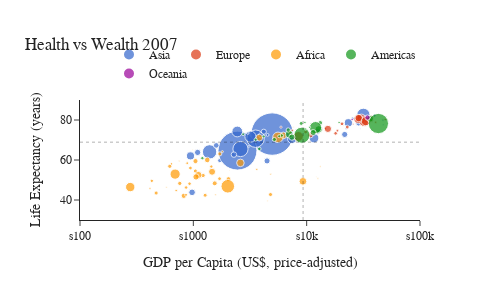

Notebook code for this chart:
### Code cell
df = px.data.gapminder().query("year == 2007")
fig = px.scatter(df, y="lifeExp", x="gdpPercap", color="continent", log_x=True, size="pop", size_max=30,
    hover_name="country", height=300, width=500, template="simple_white", 
    color_discrete_sequence=px.colors.qualitative.G10, title="Health vs Wealth 2007", 
    labels=dict(
        continent="Continent", pop="Population", 
        gdpPercap="GDP per Capita (US$, price-adjusted)", 
        lifeExp="Life Expectancy (years)"))
fig.update_layout(font_family="Rockwell", 
                  legend=dict(orientation="h", title="", y=1.1, x=1, xanchor="right", yanchor="bottom"))
fig.update_xaxes(tickprefix="s", range=[2,5], dtick=1)
fig.update_yaxes (range= [30,90])
fig.add_hline((df["lifeExp"]*df["pop"]).sum()/df["pop"].sum(), line_width=1, line_dash="dot")
fig.add_vline((df["gdpPercap"]*df["pop"]).sum()/df["pop"].sum(), line_width=1, line_dash="dot")
fig.show()
fig.write_image("gapminder_2007.svg") # static export
fig.write_html("gapminder_2007.html") # interactive export 
fig.write_ison("gapminder_2007.json") # serialized export

### Figure 1 — Plotly figure (JSON) as saved in the notebook; plotly's stock layout.template omitted (floating-point values rounded to 4 significant figures)
{"data": [{"hovertemplate": "<b>%{hovertext}</b><br><br>Continent=Asia<br>GDP per Capita (US$, price-adjusted)=%{x}<br>Life Expectancy (years)=%{y}<br>Population=%{marker.size}<extra></extra>", "hovertext": ["Afghanistan", "Bahrain", "Bangladesh", "Cambodia", "China", "Hong Kong, China", "India", "Indonesia", "Iran", "Iraq", "Israel", "Japan", "Jordan", "Korea, Dem. Rep.", "Korea, Rep.", "Kuwait", "Lebanon", "Malaysia", "Mongolia", "Myanmar", "Nepal", "Oman", "Pakistan", "Philippines", "Saudi Arabia", "Singapore", "Sri Lanka", "Syria", "Taiwan", "Thailand", "Vietnam", "West Bank and Gaza", "Yemen, Rep."], "legendgroup": "Asia", "marker": {"color": "#3366CC", "size": [31889923, 708573, 150448339, 14131858, 1318683096, 6980412, 1110396331, 223547000, 69453570, 27499638, 6426679, 127467972, 6053193, 23301725, 49044790, 2505559, 3921278, 24821286, 2874127, 47761980, 28901790, 3204897, 169270617, 91077287, 27601038, 4553009, 20378239, 19314747, 23174294, 65068149, 85262356, 4018332, 22211743], "sizemode": "area", "sizeref": 1465000.0, "symbol": "circle"}, "mode": "markers", "name": "Asia", "orientation": "v", "showlegend": true, "type": "scatter", "x": [974.6, 29800.0, 1391.0, 1714.0, 4959.0, 39720.0, 2452.0, 3541.0, 11610.0, 4471.0, 25520.0, 31660.0, 4519.0, 1593.0, 23350.0, 47310.0, 10460.0, 12450.0, 3096.0, 944, 1091.0, 22320.0, 2606.0, 3190.0, 21650.0, 47140.0, 3970.0, 4185.0, 28720.0, 7458.0, 2442.0, 3025.0, 2281.0], "xaxis": "x", "y": [43.83, 75.64, 64.06, 59.72, 72.96, 82.21, 64.7, 70.65, 70.96, 59.55, 80.75, 82.6, 72.53, 67.3, 78.62, 77.59, 71.99, 74.24, 66.8, 62.07, 63.78, 75.64, 65.48, 71.69, 72.78, 79.97, 72.4, 74.14, 78.4, 70.62, 74.25, 73.42, 62.7], "yaxis": "y"}, {"hovertemplate": "<b>%{hovertext}</b><br><br>Continent=Europe<br>GDP per Capita (US$, price-adjusted)=%{x}<br>Life Expectancy (years)=%{y}<br>Population=%{marker.size}<extra></extra>", "hovertext": ["Albania", "Austria", "Belgium", "Bosnia and Herzegovina", "Bulgaria", "Croatia", "Czech Republic", "Denmark", "Finland", "France", "Germany", "Greece", "Hungary", "Iceland", "Ireland", "Italy", "Montenegro", "Netherlands", "Norway", "Poland", "Portugal", "Romania", "Serbia", "Slovak Republic", "Slovenia", "Spain", "Sweden", "Switzerland", "Turkey", "United Kingdom"], "legendgroup": "Europe", "marker": {"color": "#DC3912", "size": [3600523, 8199783, 10392226, 4552198, 7322858, 4493312, 10228744, 5468120, 5238460, 61083916, 82400996, 10706290, 9956108, 301931, 4109086, 58147733, 684736, 16570613, 4627926, 38518241, 10642836, 22276056, 10150265, 5447502, 2009245, 40448191, 9031088, 7554661, 71158647, 60776238], "sizemode": "area", "sizeref": 1465000.0, "symbol": "circle"}, "mode": "markers", "name": "Europe", "orientation": "v", "showlegend": true, "type": "scatter", "x": [5937.0, 36130.0, 33690.0, 7446.0, 10680.0, 14620.0, 22830.0, 35280.0, 33210.0, 30470.0, 32170.0, 27540.0, 18010.0, 36180.0, 40680.0, 28570.0, 9254.0, 36800.0, 49360.0, 15390.0, 20510.0, 10810.0, 9787.0, 18680.0, 25770.0, 28820.0, 33860.0, 37510.0, 8458.0, 33200.0], "xaxis": "x", "y": [76.42, 79.83, 79.44, 74.85, 73.0, 75.75, 76.49, 78.33, 79.31, 80.66, 79.41, 79.48, 73.34, 81.76, 78.89, 80.55, 74.54, 79.76, 80.2, 75.56, 78.1, 72.48, 74.0, 74.66, 77.93, 80.94, 80.88, 81.7, 71.78, 79.42], "yaxis": "y"}, {"hovertemplate": "<b>%{hovertext}</b><br><br>Continent=Africa<br>GDP per Capita (US$, price-adjusted)=%{x}<br>Life Expectancy (years)=%{y}<br>Population=%{marker.size}<extra></extra>", "hovertext": ["Algeria", "Angola", "Benin", "Botswana", "Burkina Faso", "Burundi", "Cameroon", "Central African Republic", "Chad", "Comoros", "Congo, Dem. Rep.", "Congo, Rep.", "Cote d'Ivoire", "Djibouti", "Egypt", "Equatorial Guinea", "Eritrea", "Ethiopia", "Gabon", "Gambia", "Ghana", "Guinea", "Guinea-Bissau", "Kenya", "Lesotho", "Liberia", "Libya", "Madagascar", "Malawi", "Mali", "Mauritania", "Mauritius", "Morocco", "Mozambique", "Namibia", "Niger", "Nigeria", "Reunion", "Rwanda", "Sao Tome and Principe", "Senegal", "Sierra Leone", "Somalia", "South Africa", "Sudan", "Swaziland", "Tanzania", "Togo", "Tunisia", "Uganda", "Zambia", "Zimbabwe"], "legendgroup": "Africa", "marker": {"color": "#FF9900", "size": [33333216, 12420476, 8078314, 1639131, 14326203, 8390505, 17696293, 4369038, 10238807, 710960, 64606759, 3800610, 18013409, 496374, 80264543, 551201, 4906585, 76511887, 1454867, 1688359, 22873338, 9947814, 1472041, 35610177, 2012649, 3193942, 6036914, 19167654, 13327079, 12031795, 3270065, 1250882, 33757175, 19951656, 2055080, 12894865, 135031164, 798094, 8860588, 199579, 12267493, 6144562, 9118773, 43997828, 42292929, 1133066, 38139640, 5701579, 10276158, 29170398, 11746035, 12311143], "sizemode": "area", "sizeref": 1465000.0, "symbol": "circle"}, "mode": "markers", "name": "Africa", "orientation": "v", "showlegend": true, "type": "scatter", "x": [6223.0, 4797.0, 1441.0, 12570.0, 1217.0, 430.1, 2042.0, 706.0, 1704.0, 986.1, 277.6, 3633.0, 1545.0, 2082.0, 5581.0, 12150.0, 641.4, 690.8, 13210.0, 752.7, 1328.0, 942.7, 579.2, 1463.0, 1569.0, 414.5, 12060.0, 1045.0, 759.3, 1043.0, 1803.0, 10960.0, 3820.0, 823.7, 4811.0, 619.7, 2014.0, 7670.0, 863.1, 1598.0, 1712.0, 862.5, 926.1, 9270.0, 2602.0, 4513.0, 1107.0, 883.0, 7093.0, 1056.0, 1271.0, 469.7], "xaxis": "x", "y": [72.3, 42.73, 56.73, 50.73, 52.3, 49.58, 50.43, 44.74, 50.65, 65.15, 46.46, 55.32, 48.33, 54.79, 71.34, 51.58, 58.04, 52.95, 56.73, 59.45, 60.02, 56.01, 46.39, 54.11, 42.59, 45.68, 73.95, 59.44, 48.3, 54.47, 64.16, 72.8, 71.16, 42.08, 52.91, 56.87, 46.86, 76.44, 46.24, 65.53, 63.06, 42.57, 48.16, 49.34, 58.56, 39.61, 52.52, 58.42, 73.92, 51.54, 42.38, 43.49], "yaxis": "y"}, {"hovertemplate": "<b>%{hovertext}</b><br><br>Continent=Americas<br>GDP per Capita (US$, price-adjusted)=%{x}<br>Life Expectancy (years)=%{y}<br>Population=%{marker.size}<extra></extra>", "hovertext": ["Argentina", "Bolivia", "Brazil", "Canada", "Chile", "Colombia", "Costa Rica", "Cuba", "Dominican Republic", "Ecuador", "El Salvador", "Guatemala", "Haiti", "Honduras", "Jamaica", "Mexico", "Nicaragua", "Panama", "Paraguay", "Peru", "Puerto Rico", "Trinidad and Tobago", "United States", "Uruguay", "Venezuela"], "legendgroup": "Americas", "marker": {"color": "#109618", "size": [40301927, 9119152, 190010647, 33390141, 16284741, 44227550, 4133884, 11416987, 9319622, 13755680, 6939688, 12572928, 8502814, 7483763, 2780132, 108700891, 5675356, 3242173, 6667147, 28674757, 3942491, 1056608, 301139947, 3447496, 26084662], "sizemode": "area", "sizeref": 1465000.0, "symbol": "circle"}, "mode": "markers", "name": "Americas", "orientation": "v", "showlegend": true, "type": "scatter", "x": [12780.0, 3822.0, 9066.0, 36320.0, 13170.0, 7007.0, 9645.0, 8948.0, 6025.0, 6873.0, 5728.0, 5186.0, 1202.0, 3548.0, 7321.0, 11980.0, 2749.0, 9809.0, 4173.0, 7409.0, 19330.0, 18010.0, 42950.0, 10610.0, 11420.0], "xaxis": "x", "y": [75.32, 65.55, 72.39, 80.65, 78.55, 72.89, 78.78, 78.27, 72.23, 74.99, 71.88, 70.26, 60.92, 70.2, 72.57, 76.19, 72.9, 75.54, 71.75, 71.42, 78.75, 69.82, 78.24, 76.38, 73.75], "yaxis": "y"}, {"hovertemplate": "<b>%{hovertext}</b><br><br>Continent=Oceania<br>GDP per Capita (US$, price-adjusted)=%{x}<br>Life Expectancy (years)=%{y}<br>Population=%{marker.size}<extra></extra>", "hovertext": ["Australia", "New Zealand"], "legendgroup": "Oceania", "marker": {"color": "#990099", "size": [20434176, 4115771], "sizemode": "area", "sizeref": 1465000.0, "symbol": "circle"}, "mode": "markers", "name": "Oceania", "orientation": "v", "showlegend": true, "type": "scatter", "x": [34440.0, 25190.0], "xaxis": "x", "y": [81.23, 80.2], "yaxis": "y"}], "layout": {"font": {"family": "Rockwell"}, "height": 300, "legend": {"itemsizing": "constant", "orientation": "h", "title": {"text": ""}, "tracegroupgap": 0, "x": 1, "xanchor": "right", "y": 1.1, "yanchor": "bottom"}, "shapes": [{"line": {"dash": "dot", "width": 1}, "type": "line", "x0": 0, "x1": 1, "xref": "x domain", "y0": 68.92, "y1": 68.92, "yref": "y"}, {"line": {"dash": "dot", "width": 1}, "type": "line", "x0": 9296.0, "x1": 9296.0, "xref": "x", "y0": 0, "y1": 1, "yref": "y domain"}], "title": {"text": "Health vs Wealth 2007"}, "width": 500, "xaxis": {"anchor": "y", "domain": [0, 1], "dtick": 1, "range": [2, 5], "tickprefix": "s", "title": {"text": "GDP per Capita (US$, price-adjusted)"}, "type": "log"}, "yaxis": {"anchor": "x", "domain": [0, 1], "range": [30, 90], "title": {"text": "Life Expectancy (years)"}}}}
